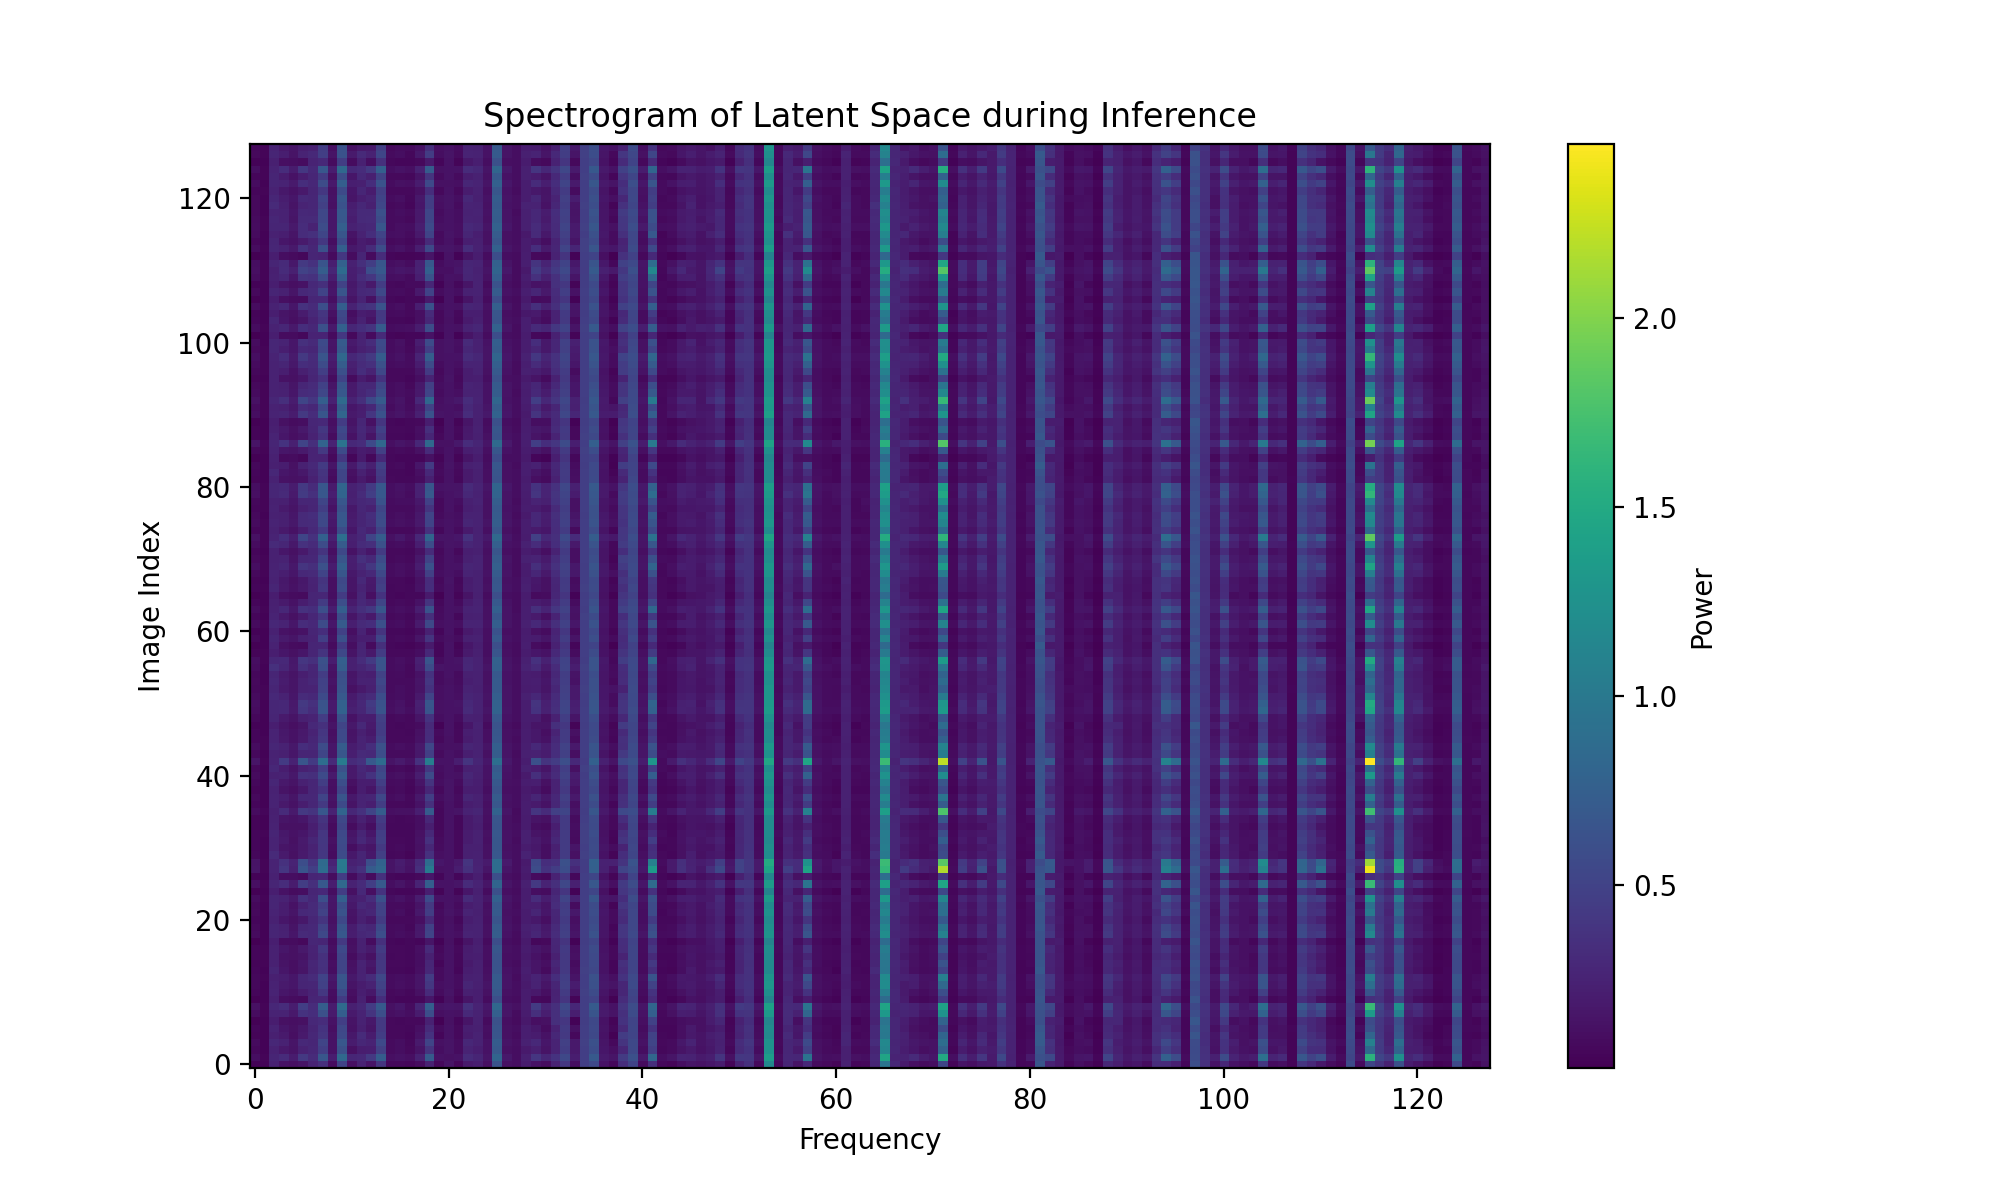

Source code (Python):
import torch
import torch.nn as nn
import torch.optim as optim
import torch.nn.functional as F
from torchvision import datasets, transforms
import matplotlib.pyplot as plt
import numpy as np

# Define your DeepConvAutoencoder class here

class DeepConvAutoencoder(nn.Module):
    def __init__(self):
        super(DeepConvAutoencoder, self).__init__()
        ## encoder layers ##
        self.conv1 = nn.Conv2d(1, 32, 3, padding=1)  
        self.conv2 = nn.Conv2d(32, 64, 3, padding=1)
        self.conv3 = nn.Conv2d(64, 128, 3, padding=1)
        self.pool = nn.MaxPool2d(2, 2)
        
        ## decoder layers ##
        self.t_conv1 = nn.ConvTranspose2d(128, 64, 2, stride=2)
        self.t_conv2 = nn.ConvTranspose2d(64, 32, 2, stride=2)
        self.t_conv3 = nn.ConvTranspose2d(32, 1, 2, stride=2)

    def forward(self, x):
        ## encode ##
        x = F.relu(self.conv1(x))
        x = self.pool(x)
        x = F.relu(self.conv2(x))
        x = self.pool(x)
        x = F.relu(self.conv3(x))
        x = self.pool(x)  # compressed representation
        
        ## decode ##
        x = F.relu(self.t_conv1(x))
        x = F.relu(self.t_conv2(x))
        x = torch.sigmoid(self.t_conv3(x))  # output layer with sigmoid activation
                
        return x

# Load MNIST dataset and create data loaders
transform = transforms.Compose([transforms.ToTensor()])

train_dataset = datasets.MNIST(root='./data', train=True, download=True, transform=transform)
train_loader = torch.utils.data.DataLoader(train_dataset, batch_size=64, shuffle=True)

# Initialize your deep autoencoder model
deep_autoencoder = DeepConvAutoencoder()

# Initialize an empty list to store the latent space representations
latent_space = []

# Set the number of images for inference
num_inference_images = 100

# Perform inference and collect latent space representations
with torch.no_grad():
    for i, (images, _) in enumerate(train_loader):
        outputs = deep_autoencoder(images)
        latent_space.append(deep_autoencoder.conv3(deep_autoencoder.conv2(deep_autoencoder.conv1(images))))
        if i == (num_inference_images // train_loader.batch_size):
            break

# Convert latent_space list to tensor
latent_space = torch.cat(latent_space, dim=0)

# Calculate spectrogram of the latent space
spectrogram = np.abs(np.fft.fft(latent_space.numpy()))**2
spectrogram = np.mean(spectrogram, axis=(2, 3))

# Plot spectrogram
plt.figure(figsize=(10, 6))
plt.imshow(spectrogram, aspect='auto', cmap='viridis', origin='lower')
plt.xlabel('Frequency')
plt.ylabel('Image Index')
plt.title('Spectrogram of Latent Space during Inference')
plt.colorbar(label='Power')
plt.show()
